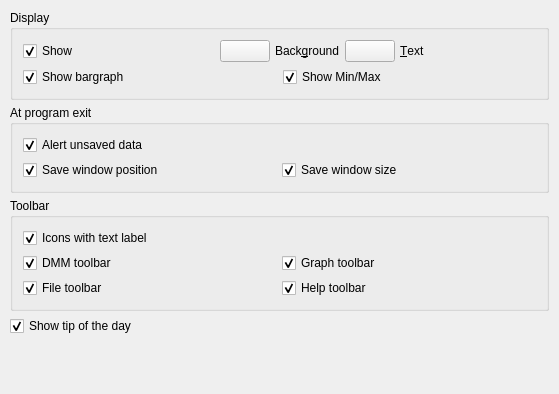
<?xml version="1.0" encoding="UTF-8"?>
<ui version="4.0">
 <class>UIGuiPrefs</class>
 <widget class="QWidget" name="UIGuiPrefs">
  <property name="geometry">
   <rect>
    <x>0</x>
    <y>0</y>
    <width>559</width>
    <height>394</height>
   </rect>
  </property>
  <property name="caption" stdset="0">
   <string>QFrameForm</string>
  </property>
  <layout class="QVBoxLayout">
   <property name="spacing">
    <number>5</number>
   </property>
   <property name="margin">
    <number>10</number>
   </property>
   <item>
    <widget class="QGroupBox" name="GroupBox4">
     <property name="title">
      <string>Display</string>
     </property>
     <layout class="QGridLayout">
      <property name="margin">
       <number>10</number>
      </property>
      <property name="spacing">
       <number>5</number>
      </property>
      <item row="1" column="0" colspan="2">
       <layout class="QHBoxLayout">
	<property name="spacing">
	 <number>0</number>
	</property>
	<property name="margin">
	 <number>0</number>
	</property>
	<item>
	 <widget class="QCheckBox" name="ui_showBar">
	  <property name="text">
	   <string>Show bargraph</string>
	  </property>
	  <property name="checked">
	   <bool>true</bool>
	  </property>
	 </widget>
	</item>
	<item>
	 <spacer name="Spacer34">
	  <property name="orientation">
	   <enum>Qt::Horizontal</enum>
	  </property>
	  <property name="sizeType">
	   <enum>QSizePolicy::MinimumExpanding</enum>
	  </property>
	  <property name="sizeHint" stdset="0">
	   <size>
	    <width>20</width>
	    <height>20</height>
	   </size>
	  </property>
	 </spacer>
	</item>
       </layout>
      </item>
      <item row="1" column="2" colspan="2">
       <layout class="QHBoxLayout">
	<property name="spacing">
	 <number>0</number>
	</property>
	<property name="margin">
	 <number>0</number>
	</property>
	<item>
	 <widget class="QCheckBox" name="ui_showMinMax">
	  <property name="text">
	   <string>Show Min/Max</string>
	  </property>
	  <property name="checked">
	   <bool>true</bool>
	  </property>
	 </widget>
	</item>
	<item>
	 <spacer name="Spacer34_2">
	  <property name="orientation">
	   <enum>Qt::Horizontal</enum>
	  </property>
	  <property name="sizeType">
	   <enum>QSizePolicy::MinimumExpanding</enum>
	  </property>
	  <property name="sizeHint" stdset="0">
	   <size>
	    <width>20</width>
	    <height>20</height>
	   </size>
	  </property>
	 </spacer>
	</item>
       </layout>
      </item>
      <item row="0" column="0">
       <widget class="QCheckBox" name="ui_showDisplay">
	<property name="sizePolicy">
	 <sizepolicy hsizetype="MinimumExpanding" vsizetype="Fixed">
	  <horstretch>0</horstretch>
	  <verstretch>0</verstretch>
	 </sizepolicy>
	</property>
	<property name="text">
	 <string>Show</string>
	</property>
	<property name="checked">
	 <bool>true</bool>
	</property>
       </widget>
      </item>
      <item row="0" column="1" colspan="2">
       <layout class="QHBoxLayout">
	<property name="spacing">
	 <number>5</number>
	</property>
	<property name="margin">
	 <number>0</number>
	</property>
	<item>
	 <widget class="QPushButton" name="ui_bgColorDisplay" native="true">
	  <property name="minimumSize">
	   <size>
	    <width>50</width>
	    <height>0</height>
	   </size>
	  </property>
	  <property name="maximumSize">
	   <size>
	    <width>50</width>
	    <height>32767</height>
	   </size>
	  </property>
	  <property name="whatsThis">
	   <string>Click this button to change the color of the numerical display for the dmm.</string>
	  </property>
	 </widget>
	</item>
	<item>
	 <widget class="QLabel" name="TextLabel2_2_2">
	  <property name="sizePolicy">
	   <sizepolicy hsizetype="MinimumExpanding" vsizetype="Minimum">
	    <horstretch>0</horstretch>
	    <verstretch>0</verstretch>
	   </sizepolicy>
	  </property>
	  <property name="text">
	   <string>Back&amp;ground</string>
	  </property>
	  <property name="alignment">
	   <set>Qt::AlignLeading|Qt::AlignLeft|Qt::AlignVCenter</set>
	  </property>
	  <property name="wordWrap">
	   <bool>false</bool>
	  </property>
	  <property name="buddy">
	   <cstring>ui_bgColorDisplay</cstring>
	  </property>
	 </widget>
	</item>
       </layout>
      </item>
      <item row="0" column="3">
       <layout class="QHBoxLayout">
	<property name="spacing">
	 <number>5</number>
	</property>
	<property name="margin">
	 <number>0</number>
	</property>
	<item>
	 <widget class="QPushButton" name="ui_textColor" native="true">
	  <property name="minimumSize">
	   <size>
	    <width>50</width>
	    <height>0</height>
	   </size>
	  </property>
	  <property name="maximumSize">
	   <size>
	    <width>50</width>
	    <height>32767</height>
	   </size>
	  </property>
	  <property name="whatsThis">
	   <string>Click this button to change the color of the text in the numerical display.</string>
	  </property>
	 </widget>
	</item>
	<item>
	 <widget class="QLabel" name="TextLabel2_2_3">
	  <property name="sizePolicy">
	   <sizepolicy hsizetype="MinimumExpanding" vsizetype="Minimum">
	    <horstretch>0</horstretch>
	    <verstretch>0</verstretch>
	   </sizepolicy>
	  </property>
	  <property name="text">
	   <string>&amp;Text</string>
	  </property>
	  <property name="wordWrap">
	   <bool>false</bool>
	  </property>
	  <property name="buddy">
	   <cstring>ui_textColor</cstring>
	  </property>
	 </widget>
	</item>
       </layout>
      </item>
     </layout>
    </widget>
   </item>
   <item>
    <widget class="QGroupBox" name="GroupBox4_2">
     <property name="title">
      <string>At program exit</string>
     </property>
     <layout class="QGridLayout">
      <property name="margin">
       <number>10</number>
      </property>
      <property name="spacing">
       <number>5</number>
      </property>
      <item row="0" column="0" colspan="2">
       <layout class="QHBoxLayout">
	<property name="spacing">
	 <number>0</number>
	</property>
	<property name="margin">
	 <number>0</number>
	</property>
	<item>
	 <widget class="QCheckBox" name="ui_alertUnsavedData">
	  <property name="whatsThis">
	   <string>When this option is checked QtDMM will alert you if you are going to overwrite or loose unsaved data (import, quit).</string>
	  </property>
	  <property name="text">
	   <string>Alert unsaved data</string>
	  </property>
	  <property name="checked">
	   <bool>true</bool>
	  </property>
	 </widget>
	</item>
	<item>
	 <spacer name="Spacer1_10">
	  <property name="orientation">
	   <enum>Qt::Horizontal</enum>
	  </property>
	  <property name="sizeType">
	   <enum>QSizePolicy::MinimumExpanding</enum>
	  </property>
	  <property name="sizeHint" stdset="0">
	   <size>
	    <width>20</width>
	    <height>20</height>
	   </size>
	  </property>
	 </spacer>
	</item>
       </layout>
      </item>
      <item row="1" column="0">
       <layout class="QHBoxLayout">
	<property name="spacing">
	 <number>0</number>
	</property>
	<property name="margin">
	 <number>0</number>
	</property>
	<item>
	 <widget class="QCheckBox" name="ui_saveWindowPos">
	  <property name="whatsThis">
	   <string>When this option is checked the window position and size saved and restored in the next session.</string>
	  </property>
	  <property name="text">
	   <string>Save window position</string>
	  </property>
	  <property name="checked">
	   <bool>true</bool>
	  </property>
	 </widget>
	</item>
	<item>
	 <spacer name="Spacer2_3">
	  <property name="orientation">
	   <enum>Qt::Horizontal</enum>
	  </property>
	  <property name="sizeType">
	   <enum>QSizePolicy::MinimumExpanding</enum>
	  </property>
	  <property name="sizeHint" stdset="0">
	   <size>
	    <width>20</width>
	    <height>20</height>
	   </size>
	  </property>
	 </spacer>
	</item>
       </layout>
      </item>
      <item row="1" column="1">
       <layout class="QHBoxLayout">
	<property name="spacing">
	 <number>0</number>
	</property>
	<property name="margin">
	 <number>0</number>
	</property>
	<item>
	 <widget class="QCheckBox" name="ui_saveWindowSize">
	  <property name="whatsThis">
	   <string>When this option is checked the window position and size saved and restored in the next session.</string>
	  </property>
	  <property name="text">
	   <string>Save window size</string>
	  </property>
	  <property name="checked">
	   <bool>true</bool>
	  </property>
	 </widget>
	</item>
	<item>
	 <spacer name="Spacer2_3_2">
	  <property name="orientation">
	   <enum>Qt::Horizontal</enum>
	  </property>
	  <property name="sizeType">
	   <enum>QSizePolicy::MinimumExpanding</enum>
	  </property>
	  <property name="sizeHint" stdset="0">
	   <size>
	    <width>20</width>
	    <height>20</height>
	   </size>
	  </property>
	 </spacer>
	</item>
       </layout>
      </item>
     </layout>
    </widget>
   </item>
   <item>
    <widget class="QGroupBox" name="ButtonGroup12_2">
     <property name="title">
      <string>Toolbar</string>
     </property>
     <layout class="QGridLayout">
      <property name="margin">
       <number>10</number>
      </property>
      <property name="spacing">
       <number>5</number>
      </property>
      <item row="0" column="0" colspan="2">
       <layout class="QHBoxLayout">
	<property name="spacing">
	 <number>0</number>
	</property>
	<property name="margin">
	 <number>0</number>
	</property>
	<item>
	 <widget class="QCheckBox" name="ui_textLabel">
	  <property name="whatsThis">
	   <string>Check this if you want text labels in the toolbar.</string>
	  </property>
	  <property name="text">
	   <string>Icons with text label</string>
	  </property>
	  <property name="checked">
	   <bool>true</bool>
	  </property>
	 </widget>
	</item>
	<item>
	 <spacer name="Spacer3_4_2">
	  <property name="orientation">
	   <enum>Qt::Horizontal</enum>
	  </property>
	  <property name="sizeType">
	   <enum>QSizePolicy::Expanding</enum>
	  </property>
	  <property name="sizeHint" stdset="0">
	   <size>
	    <width>20</width>
	    <height>20</height>
	   </size>
	  </property>
	 </spacer>
	</item>
       </layout>
      </item>
      <item row="1" column="0">
       <layout class="QHBoxLayout">
	<property name="spacing">
	 <number>0</number>
	</property>
	<property name="margin">
	 <number>0</number>
	</property>
	<item>
	 <widget class="QCheckBox" name="ui_dmmToolBar">
	  <property name="whatsThis">
	   <string>Check this if you want text labels in the toolbar.</string>
	  </property>
	  <property name="text">
	   <string>DMM toolbar</string>
	  </property>
	  <property name="checked">
	   <bool>true</bool>
	  </property>
	 </widget>
	</item>
	<item>
	 <spacer name="Spacer3_4_2_2">
	  <property name="orientation">
	   <enum>Qt::Horizontal</enum>
	  </property>
	  <property name="sizeType">
	   <enum>QSizePolicy::Expanding</enum>
	  </property>
	  <property name="sizeHint" stdset="0">
	   <size>
	    <width>20</width>
	    <height>20</height>
	   </size>
	  </property>
	 </spacer>
	</item>
       </layout>
      </item>
      <item row="2" column="0">
       <layout class="QHBoxLayout">
	<property name="spacing">
	 <number>0</number>
	</property>
	<property name="margin">
	 <number>0</number>
	</property>
	<item>
	 <widget class="QCheckBox" name="ui_fileToolBar">
	  <property name="whatsThis">
	   <string>Check this if you want text labels in the toolbar.</string>
	  </property>
	  <property name="text">
	   <string>File toolbar</string>
	  </property>
	  <property name="checked">
	   <bool>true</bool>
	  </property>
	 </widget>
	</item>
	<item>
	 <spacer name="Spacer3_4_2_3">
	  <property name="orientation">
	   <enum>Qt::Horizontal</enum>
	  </property>
	  <property name="sizeType">
	   <enum>QSizePolicy::Expanding</enum>
	  </property>
	  <property name="sizeHint" stdset="0">
	   <size>
	    <width>20</width>
	    <height>20</height>
	   </size>
	  </property>
	 </spacer>
	</item>
       </layout>
      </item>
      <item row="2" column="1">
       <layout class="QHBoxLayout">
	<property name="spacing">
	 <number>0</number>
	</property>
	<property name="margin">
	 <number>0</number>
	</property>
	<item>
	 <widget class="QCheckBox" name="ui_helpToolBar">
	  <property name="whatsThis">
	   <string>Check this if you want text labels in the toolbar.</string>
	  </property>
	  <property name="text">
	   <string>Help toolbar</string>
	  </property>
	  <property name="checked">
	   <bool>true</bool>
	  </property>
	 </widget>
	</item>
	<item>
	 <spacer name="Spacer3_4_2_4">
	  <property name="orientation">
	   <enum>Qt::Horizontal</enum>
	  </property>
	  <property name="sizeType">
	   <enum>QSizePolicy::Expanding</enum>
	  </property>
	  <property name="sizeHint" stdset="0">
	   <size>
	    <width>20</width>
	    <height>20</height>
	   </size>
	  </property>
	 </spacer>
	</item>
       </layout>
      </item>
      <item row="1" column="1">
       <layout class="QHBoxLayout">
	<property name="spacing">
	 <number>0</number>
	</property>
	<property name="margin">
	 <number>0</number>
	</property>
	<item>
	 <widget class="QCheckBox" name="ui_graphToolBar">
	  <property name="whatsThis">
	   <string>Check this if you want text labels in the toolbar.</string>
	  </property>
	  <property name="text">
	   <string>Graph toolbar</string>
	  </property>
	  <property name="checked">
	   <bool>true</bool>
	  </property>
	 </widget>
	</item>
	<item>
	 <spacer name="Spacer3_4_2_4_2">
	  <property name="orientation">
	   <enum>Qt::Horizontal</enum>
	  </property>
	  <property name="sizeType">
	   <enum>QSizePolicy::Expanding</enum>
	  </property>
	  <property name="sizeHint" stdset="0">
	   <size>
	    <width>20</width>
	    <height>20</height>
	   </size>
	  </property>
	 </spacer>
	</item>
       </layout>
      </item>
     </layout>
    </widget>
   </item>
   <item>
    <widget class="QCheckBox" name="ui_tipOfTheDay">
     <property name="text">
      <string>Show tip of the day</string>
     </property>
     <property name="checked">
      <bool>true</bool>
     </property>
    </widget>
   </item>
   <item>
    <spacer name="Spacer1_5">
     <property name="orientation">
      <enum>Qt::Vertical</enum>
     </property>
     <property name="sizeType">
      <enum>QSizePolicy::Expanding</enum>
     </property>
     <property name="sizeHint" stdset="0">
      <size>
       <width>20</width>
       <height>70</height>
      </size>
     </property>
    </spacer>
   </item>
  </layout>
 </widget>
 <layoutdefault spacing="6" margin="11"/>
 <customwidgets>
 </customwidgets>
 <tabstops>
  <tabstop>ui_showBar</tabstop>
  <tabstop>ui_showMinMax</tabstop>
  <tabstop>ui_alertUnsavedData</tabstop>
  <tabstop>ui_saveWindowPos</tabstop>
  <tabstop>ui_saveWindowSize</tabstop>
  <tabstop>ui_textLabel</tabstop>
  <tabstop>ui_dmmToolBar</tabstop>
  <tabstop>ui_graphToolBar</tabstop>
  <tabstop>ui_fileToolBar</tabstop>
  <tabstop>ui_helpToolBar</tabstop>
  <tabstop>ui_tipOfTheDay</tabstop>
 </tabstops>
 <includes>
 </includes>
 <resources/>
 <connections/>
</ui>
